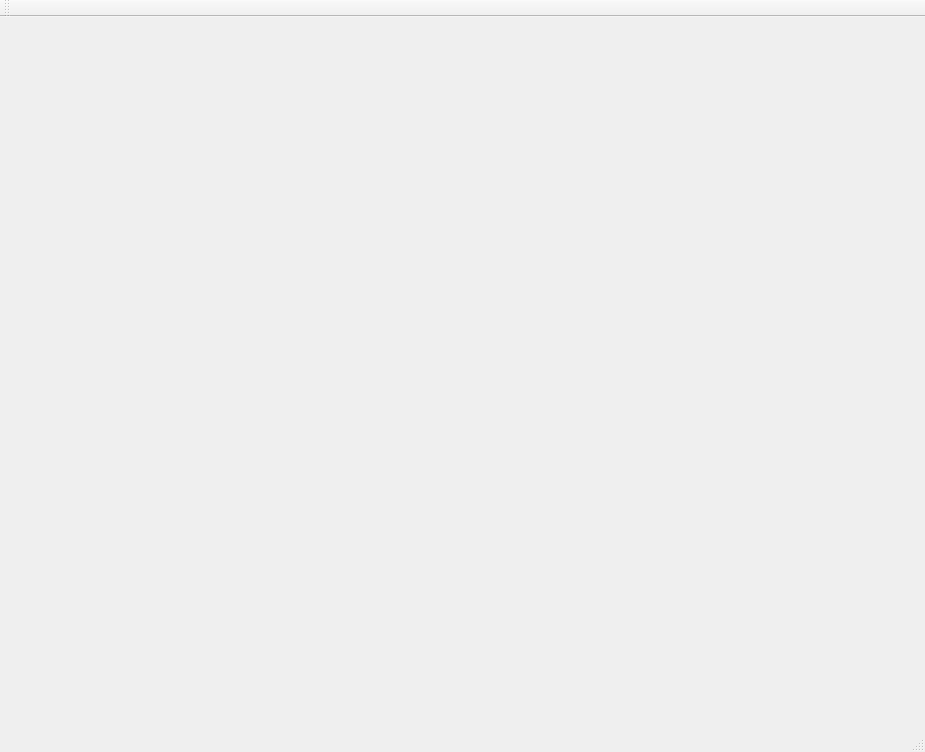
<?xml version="1.0" encoding="UTF-8"?>
<ui version="4.0">
 <class>MainWindow</class>
 <widget class="QMainWindow" name="MainWindow">
  <property name="geometry">
   <rect>
    <x>0</x>
    <y>0</y>
    <width>925</width>
    <height>752</height>
   </rect>
  </property>
  <property name="minimumSize">
   <size>
    <width>925</width>
    <height>752</height>
   </size>
  </property>
  <property name="maximumSize">
   <size>
    <width>925</width>
    <height>752</height>
   </size>
  </property>
  <property name="focusPolicy">
   <enum>Qt::StrongFocus</enum>
  </property>
  <property name="windowTitle">
   <string>MainWindow</string>
  </property>
  <widget class="QWidget" name="centralWidget">
   <layout class="QGridLayout" name="gridLayout_2">
    <item row="0" column="2">
     <layout class="QGridLayout" name="gridLayout"/>
    </item>
   </layout>
  </widget>
  <widget class="QMenuBar" name="menuBar">
   <property name="geometry">
    <rect>
     <x>0</x>
     <y>0</y>
     <width>925</width>
     <height>21</height>
    </rect>
   </property>
  </widget>
  <widget class="QToolBar" name="mainToolBar">
   <attribute name="toolBarArea">
    <enum>TopToolBarArea</enum>
   </attribute>
   <attribute name="toolBarBreak">
    <bool>false</bool>
   </attribute>
  </widget>
  <widget class="QStatusBar" name="statusBar"/>
 </widget>
 <layoutdefault spacing="6" margin="11"/>
 <resources/>
 <connections/>
</ui>
